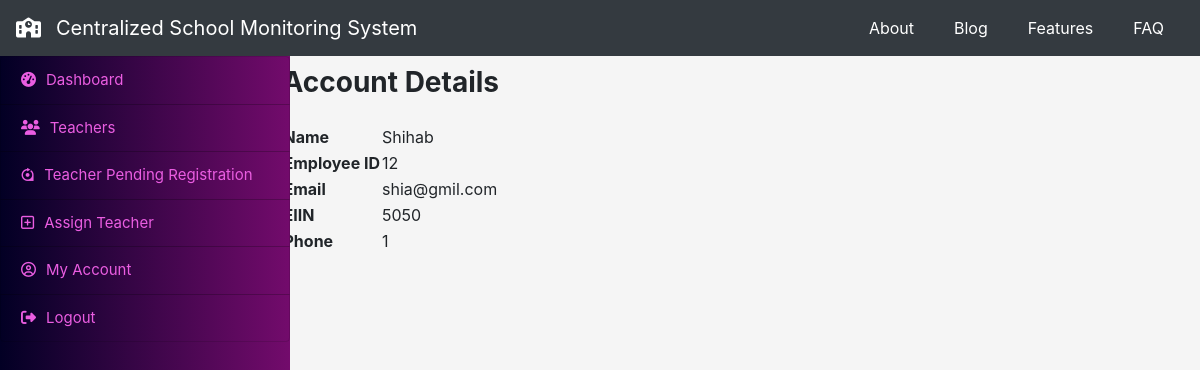
Page /headmaster/account_details (signed in) on the committed database.
### initapp/models.py (models this page shows, shortened)
class headmaster_account(models.Model):
    h_fullname = models.CharField(max_length=100, blank=False, null=False)
    h_email = models.CharField(max_length=100, blank=False, null=False)
    h_empid = models.CharField(max_length=100, primary_key=True)
    h_pass = models.CharField(max_length=50, blank=False, null=False)
    h_phone = models.CharField(max_length=50, blank=False, null=False)
    sch_eiin = models.CharField(
        max_length=25, blank=False, null=False, default=None)

### headmaster/views.py (the view)
# urls.py: path('account_details', views.account_details, name="account_details")
def account_details(request):
    obj = headmasterSession(request)
    context = {'headmaster': obj}
    return render(request, 'headmaster/account.html', context)

### headmaster/views.py (called while the page is built)
def headmasterSession(request):
    return headmaster_account.objects.get(
        h_empid=request.session.get('headmaster_eid'))

### headmaster/templates/headmaster/account.html
{% extends 'headmaster/h_base.html' %}
{% block content %}
<div class="header">
  <h3 class="font-weight-bold mb-4 d-inline-block">Account Details</h3>
</div>
<div class="row account">
  <table>
      <tr>
          <tr>
              <th>Name</th>
              <td>{{ headmaster.h_fullname }}</td>
          </tr>
          <tr>
            <th>Employee ID</th>
            <td>{{headmaster.h_empid}}</td>
        </tr>
        <tr>
            <th>Email</th>
            <td>{{headmaster.h_email}}</td>
        </tr>
        <tr>
            <th>EIIN</th>
            <td>{{headmaster.sch_eiin}}</td>
        </tr>
        <tr>
            <th>Phone</th>
            <td>{{headmaster.h_phone}}</td>
        </tr>
      </tr>
  </table>
</div>
{% endblock %}

### static/styles/app.css (style rules this page uses)
body { background-color: whitesmoke; @import url("https://fonts.googleapis.com/css?family=Raleway&display=swap"); @import url("https://fonts.googleapis.com/css?family=Roboto&display=swap"); }
.header { margin-left: -15px; }

### rows in the picture
headmaster_account: h_fullname "Shihab", h_empid "12", h_email "shia@gmil.com", sch_eiin "5050", h_phone "1"
